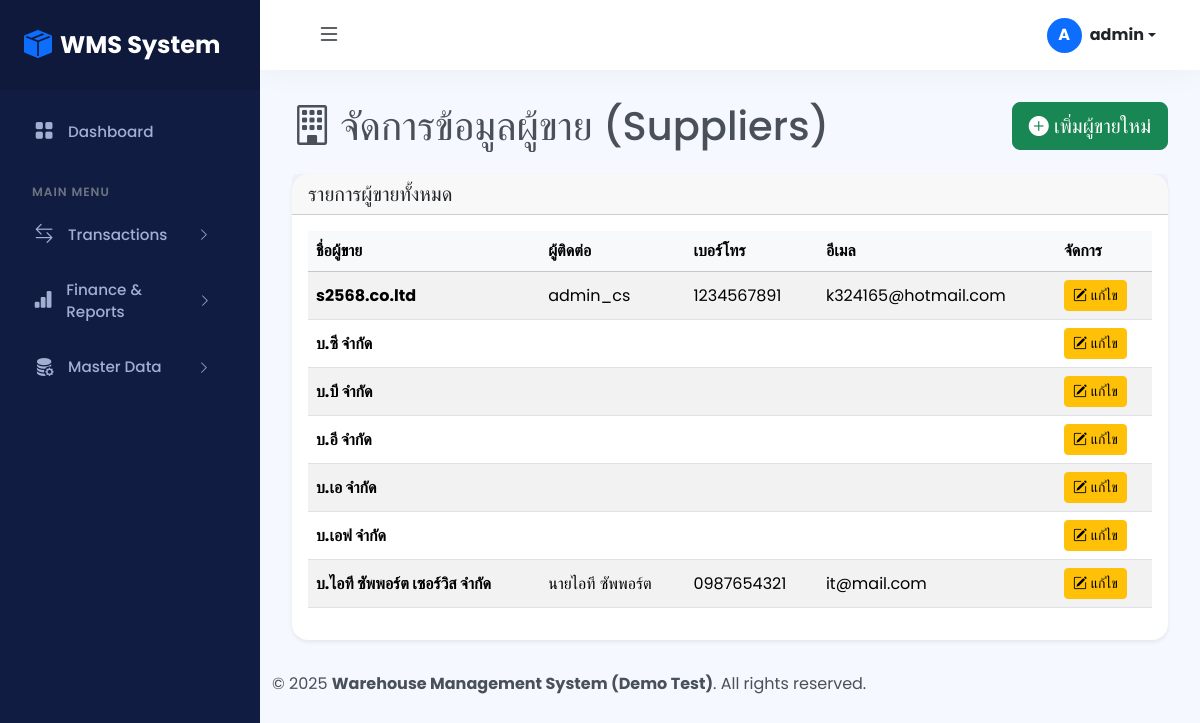
The app's page /admin/suppliers_list.php (signed in) with its own data.
### tables this page shows
CREATE TABLE `suppliers` (
  `id` int(11) NOT NULL,
  `name` varchar(255) NOT NULL,
  `contact_person` varchar(200) DEFAULT NULL,
  `phone` varchar(50) DEFAULT NULL,
  `email` varchar(100) DEFAULT NULL
);

### admin/suppliers_list.php (the view, shortened to what this page needs)
<?php
require_once '../includes/header.php';
$sql_suppliers = "SELECT * FROM suppliers ORDER BY name ASC";
$suppliers_result = $conn->query($sql_suppliers);
?>
<div class="d-flex justify-content-between align-items-center mb-4">
    <h1 class="mb-0"><i class="bi bi-building me-2"></i>จัดการข้อมูลผู้ขาย (Suppliers)</h1>
    <button type="button" class="btn btn-success btn-lg" data-bs-toggle="modal" data-bs-target="#supplierModal" id="add-supplier-btn">
        <i class="bi bi-plus-circle-fill"></i> เพิ่มผู้ขายใหม่
    </button>
</div>
<div class="card shadow-sm">
    <div class="card-header">
        <h5 class="mb-0">รายการผู้ขายทั้งหมด</h5>
    </div>
    <div class="card-body">
        <div class="table-responsive">
            <table class="table table-striped table-hover align-middle">
                <thead class="table-light">
                    <tr>
                        <th>ชื่อผู้ขาย</th>
                        <th>ผู้ติดต่อ</th>
                        <th>เบอร์โทร</th>
                        <th>อีเมล</th>
                        <th>จัดการ</th>
                    </tr>
                </thead>
                <tbody>
                    <?php if ($suppliers_result && $suppliers_result->num_rows > 0): ?>
                        <?php while($row = $suppliers_result->fetch_assoc()): ?>
                            <tr>
                                <td class="fw-bold"><?php echo htmlspecialchars($row['name']); ?></td>
                                <td><?php echo htmlspecialchars($row['contact_person'] ?? '-'); ?></td>
                                <td><?php echo htmlspecialchars($row['phone'] ?? '-'); ?></td>
                                <td><?php echo htmlspecialchars($row['email'] ?? '-'); ?></td>
                                <td>
                                    <button type="button" class="btn btn-warning btn-sm edit-btn"
                                            data-bs-toggle="modal"
                                            data-bs-target="#supplierModal"
                                            data-id="<?php echo $row['id']; ?>"
                                            data-name="<?php echo htmlspecialchars($row['name']); ?>"
                                            data-contact="<?php echo htmlspecialchars($row['contact_person'] ?? ''); ?>"
                                            data-phone="<?php echo htmlspecialchars($row['phone'] ?? ''); ?>"
                                            data-email="<?php echo htmlspecialchars($row['email'] ?? ''); ?>">
                                        <i class="bi bi-pencil-square"></i> แก้ไข
                                    </button>
                                    </td>
                            </tr>
                        <?php endwhile; ?>
                    <?php else: ?>
                        <tr>
                            <td colspan="5" class="text-center text-muted">ยังไม่มีข้อมูลผู้ขาย</td>
                        </tr>
                    <?php endif; ?>
                </tbody>
            </table>
        </div>
    </div>
</div>
<?php
require_once '../includes/footer.php';
?>

### style.css (style rules this page uses)
:root { --sidebar-bg: #111c43; --sidebar-color: #a3aed1; --sidebar-active-bg: #1b2a59; --sidebar-active-color: #fff; --body-bg: #f5f8fe; --primary-color: #3b7ddd; --sidebar-width: 260px; --navbar-height: 70px; --card-radius: 16px; }
body { font-family: 'Poppins', sans-serif; background-color: var(--body-bg); margin: 0; overflow-x: hidden; color: #495057; }
.card { border: none; box-shadow: 0 0 0.875rem 0 rgba(33, 40, 50, 0.05); border-radius: var(--card-radius); }

### records on screen
suppliers: name "s2568.co.ltd", contact_person "admin_cs", phone "1234567891", email "k324165@hotmail.com"
suppliers: name "บ.ซี จำกัด"
suppliers: name "บ.บี จำกัด"
suppliers: name "บ.อี จำกัด"
suppliers: name "บ.เอ จำกัด"
suppliers: name "บ.เอฟ จำกัด"
suppliers: name "บ.ไอที ซัพพอร์ต เซอร์วิส จำกัด", contact_person "นายไอที ซัพพอร์ต", phone "0987654321", email "it@mail.com"

### other values on screen
mb_substr($user_name, 0, 1, 'UTF-8') "A"
$user_name "admin"
